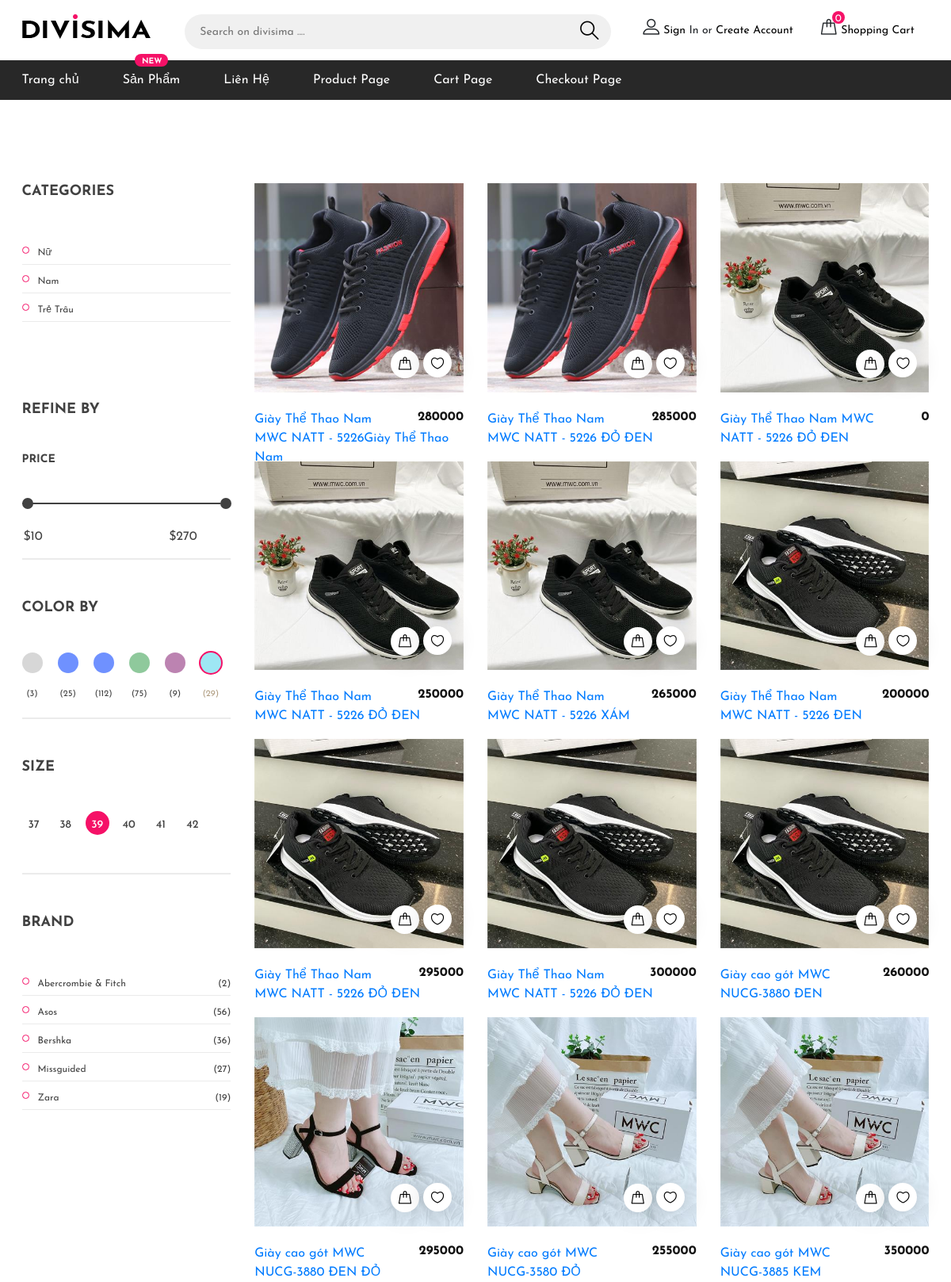
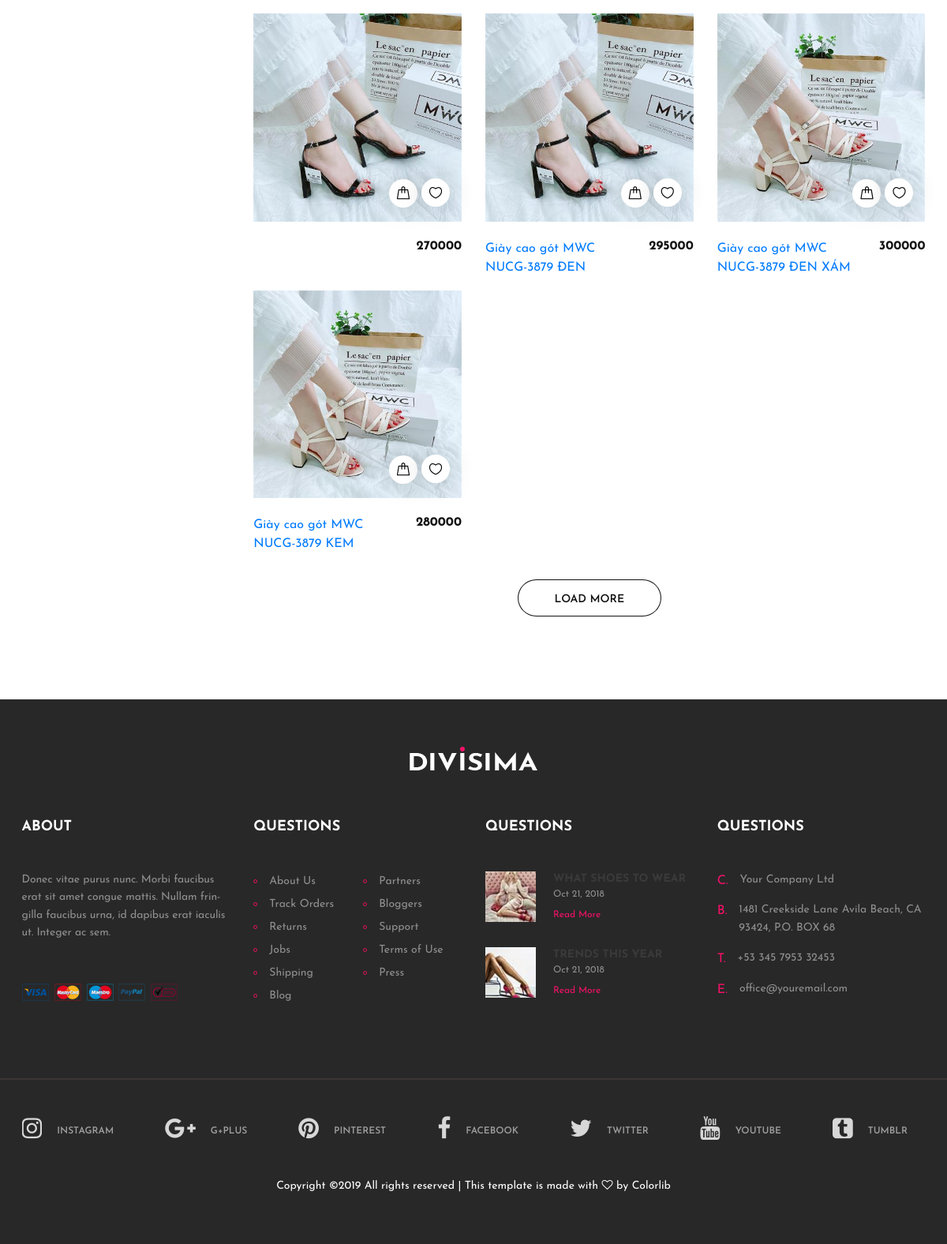
/?act=category, run on the app's committed database (2 pictures, top to bottom).
### tables this page shows
CREATE TABLE `san_pham` (
  `ma_san_pham` int(9) NOT NULL,
  `ten_san_pham` varchar(50) NOT NULL,
  `loai_san_pham` int(3) NOT NULL,
  `hinh` varchar(255) NOT NULL,
  `hinh_1` varchar(255) NOT NULL,
  `hinh_2` varchar(255) NOT NULL,
  `gia` int(9) NOT NULL,
  `mo_ta` text NOT NULL
);

### model/pdo.php (called while the page is built, shortened)
<?php
function pdo_get_connection(){
    $dburl = "mysql:host=localhost;dbname=dsvwblqt_pro1014;charset=utf8";
    $username = 'dsvwblqt_pro1014';
    $password = 'Animation14789';
    $conn = new PDO($dburl, $username, $password);
    $conn->setAttribute(PDO::ATTR_ERRMODE, PDO::ERRMODE_EXCEPTION);
    return $conn;
}
function pdo_query($sql){
    $sql_args = array_slice(func_get_args(), 1);
    try{
        $conn = pdo_get_connection();
        $stmt = $conn->prepare($sql);
        $stmt->execute($sql_args);
        $rows = $stmt->fetchAll();
        return $rows;
    }
    catch(PDOException $e){
        throw $e;
    }
    finally{
        unset($conn);
    }
}

### model/sanpham.php (called while the page is built, shortened)
<?php
    require_once 'pdo.php';
    function show_sanpham(){
        $sql = "SELECT * FROM san_pham";
        $data = pdo_query($sql);
        return $data;
    }
?>

### view/category.php (the view, shortened to what this page needs)
<section class="category-section spad">
	<div class="container">
		<div class="row">
			<div class="col-lg-3 order-2 order-lg-1">
				<div class="filter-widget">
					<h2 class="fw-title">Categories</h2>
					<ul class="category-menu">
						<li><a href="#">Nữ</a>
						</li>
						<li><a href="#">Nam</a>
							</li>
						<li><a href="#">Trẻ Trâu</a>
						</li>
					</ul>
				</div>
				<div class="filter-widget mb-0">
					<h2 class="fw-title">refine by</h2>
					<div class="price-range-wrap">
						<h4>Price</h4>
                           <div class="price-range ui-slider ui-corner-all ui-slider-horizontal ui-widget ui-widget-content" data-min="10" data-max="270">
							<span tabindex="0" class="ui-slider-handle ui-corner-all ui-state-default" style="left: 0%;">
							</span>
							<span tabindex="0" class="ui-slider-handle ui-corner-all ui-state-default" style="left: 100%;">
							</span>
						</div>
						<div class="range-slider">
                               <div class="price-input">
                                   <input type="text" id="minamount">
                                   <input type="text" id="maxamount">
                               </div>
                           </div>
                       </div>
				</div>
				<div class="filter-widget mb-0">
					<h2 class="fw-title">color by</h2>
					<div class="fw-color-choose">
						<div class="cs-item">
							<label class="cs-gray" for="gray-color">
								<span>(3)</span>
							</label>
						</div>
						<div class="cs-item">
							<label class="cs-orange" for="orange-color">
								<span>(25)</span>
							</label>
						</div>
						<div class="cs-item">
							<label class="cs-yollow" for="yollow-color">
								<span>(112)</span>
							</label>
						</div>
						<div class="cs-item">
							<label class="cs-green" for="green-color">
								<span>(75)</span>
							</label>
						</div>
						<div class="cs-item">
							<label class="cs-purple" for="purple-color">
								<span>(9)</span>
							</label>
						</div>
						<div class="cs-item">
							<label class="cs-blue" for="blue-color">
								<span>(29)</span>
							</label>
						</div>
					</div>
				</div>
				<div class="filter-widget mb-0">
					<h2 class="fw-title">Size</h2>
					<div class="fw-size-choose">
						<div class="sc-item">
							<label for="xs-size">37</label>
						</div>
						<div class="sc-item">
							<label for="s-size">38</label>
						</div>
						<div class="sc-item">
							<label for="m-size">39</label>
						</div>
						<div class="sc-item">
							<label for="l-size">40</label>
						</div>
						<div class="sc-item">
							<label for="xl-size">41</label>
						</div>
						<div class="sc-item">
							<label for="xxl-size">42</label>
						</div>
					</div>
				</div>
				<div class="filter-widget">
					<h2 class="fw-title">Brand</h2>
					<ul class="category-menu">
						<li><a href="#">Abercrombie & Fitch <span>(2)</span></a></li>
						<li><a href="#">Asos<span>(56)</span></a></li>
						<li><a href="#">Bershka<span>(36)</span></a></li>
						<li><a href="#">Missguided<span>(27)</span></a></li>
						<li><a href="#">Zara<span>(19)</span></a></li>
					</ul>
				</div>
			</div>
			<div class="col-lg-9  order-1 order-lg-2 mb-5 mb-lg-0">
				<div class="row">
					<?php foreach($sanpham as $get_product): ?>
						<div class="col-lg-4 col-sm-6">
							<div class="product-item">
								<div class="pi-pic">
								<a href="?act=product&id=<?=$get_product['ma_san_pham']?>"><img src="view/img/category/<?= $get_product['hinh']?>" alt=""></a>
									<div class="pi-links">
										<a href="#" class="add-card"><i class="flaticon-bag"></i><span>ADD TO CART</span></a>
										<a href="#" class="wishlist-btn"><i class="flaticon-heart"></i></a>
									</div>
								</div>
								<div class="pi-text">
									<h6><?= $get_product['gia']?></h6>
									<a href="?act=product&id=<?=$get_product['ma_san_pham']?>"><?= $get_product['ten_san_pham']?></a>
								</div>
							</div>
						</div>
					<?php endforeach; ?>
					<div class="text-center w-100 pt-3">
						<button class="site-btn sb-line sb-dark">LOAD MORE</button>
					</div>
				</div>
			</div>
		</div>
	</div>
</section>

### data on the page
san_pham: hinh (picture), gia "280000", ten_san_pham "Giày Thể Thao Nam MWC NATT - 5226Giày Thể Thao Nam"
san_pham: hinh (picture), gia "285000", ten_san_pham "Giày Thể Thao Nam MWC NATT - 5226 ĐỎ ĐEN"
san_pham: hinh (picture), gia "0", ten_san_pham "Giày Thể Thao Nam MWC NATT - 5226 ĐỎ ĐEN"
san_pham: hinh (picture), gia "250000", ten_san_pham "Giày Thể Thao Nam MWC NATT - 5226 ĐỎ ĐEN"
san_pham: hinh (picture), gia "265000", ten_san_pham "Giày Thể Thao Nam MWC NATT - 5226 XÁM"
san_pham: hinh (picture), gia "200000", ten_san_pham "Giày Thể Thao Nam MWC NATT - 5226 ĐEN"
san_pham: hinh (picture), gia "295000", ten_san_pham "Giày Thể Thao Nam MWC NATT - 5226 ĐỎ ĐEN"
san_pham: hinh (picture), gia "300000", ten_san_pham "Giày Thể Thao Nam MWC NATT - 5226 ĐỎ ĐEN"
san_pham: hinh (picture), gia "260000", ten_san_pham "Giày cao gót MWC NUCG-3880 ĐEN"
san_pham: hinh (picture), gia "295000", ten_san_pham "Giày cao gót MWC NUCG-3880 ĐEN ĐỎ"
san_pham: hinh (picture), gia "255000", ten_san_pham "Giày cao gót MWC NUCG-3580 ĐỎ"
san_pham: hinh (picture), gia "350000", ten_san_pham "Giày cao gót MWC NUCG-3885 KEM"
san_pham: hinh (picture), gia "270000"
san_pham: hinh (picture), gia "295000", ten_san_pham "Giày cao gót MWC NUCG-3879 ĐEN"
san_pham: hinh (picture), gia "300000", ten_san_pham "Giày cao gót MWC NUCG-3879 ĐEN XÁM"
san_pham: hinh (picture), gia "280000", ten_san_pham "Giày cao gót MWC NUCG-3879 KEM"
